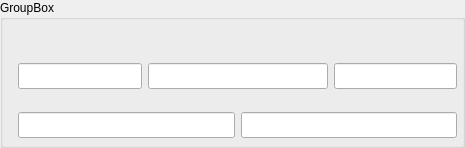
           <widget class="QGroupBox" name="groupBox">
            <property name="minimumSize">
             <size>
              <width>465</width>
              <height>148</height>
             </size>
            </property>
            <property name="maximumSize">
             <size>
              <width>16777215</width>
              <height>148</height>
             </size>
            </property>
            <property name="title">
             <string>GroupBox</string>
            </property>
            <property name="alignment">
             <set>Qt::AlignLeading|Qt::AlignLeft|Qt::AlignTop</set>
            </property>
            <layout class="QVBoxLayout" name="verticalLayout_3">
             <property name="spacing">
              <number>0</number>
             </property>
             <property name="leftMargin">
              <number>15</number>
             </property>
             <property name="topMargin">
              <number>10</number>
             </property>
             <property name="rightMargin">
              <number>0</number>
             </property>
             <property name="bottomMargin">
              <number>18</number>
             </property>
             <item>
              <widget class="QWidget" name="horizontalWidget_14" native="true">
               <property name="minimumSize">
                <size>
                 <width>0</width>
                 <height>60</height>
                </size>
               </property>
               <property name="maximumSize">
                <size>
                 <width>16777215</width>
                 <height>60</height>
                </size>
               </property>
               <layout class="QHBoxLayout" name="horizontalLayout_35">
                <property name="leftMargin">
                 <number>0</number>
                </property>
                <property name="rightMargin">
                 <number>5</number>
                </property>
                <item>
                 <layout class="QVBoxLayout" name="verticalLayout_31">
                  <item>
                   <layout class="QHBoxLayout" name="horizontalLayout_36">
                    <property name="spacing">
                     <number>0</number>
                    </property>
                    <property name="leftMargin">
                     <number>8</number>
                    </property>
                    <item>
                     <widget class="QLabel" name="drvNameLabel">
                      <property name="minimumSize">
                       <size>
                        <width>0</width>
                        <height>18</height>
                       </size>
                      </property>
                      <property name="maximumSize">
                       <size>
                        <width>16777215</width>
                        <height>18</height>
                       </size>
                      </property>
                      <property name="text">
                       <string/>
                      </property>
                     </widget>
                    </item>
                   </layout>
                  </item>
                  <item>
                   <widget class="QLineEdit" name="drvNameEdit">
                    <property name="minimumSize">
                     <size>
                      <width>117</width>
                      <height>26</height>
                     </size>
                    </property>
                    <property name="maximumSize">
                     <size>
                      <width>16777215</width>
                      <height>26</height>
                     </size>
                    </property>
                    <property name="readOnly">
                     <bool>true</bool>
                    </property>
                   </widget>
                  </item>
                 </layout>
                </item>
                <item>
                 <layout class="QVBoxLayout" name="verticalLayout_32">
                  <item>
                   <layout class="QHBoxLayout" name="horizontalLayout_37">
                    <property name="spacing">
                     <number>0</number>
                    </property>
                    <property name="leftMargin">
                     <number>8</number>
                    </property>
                    <item>
                     <widget class="QLabel" name="drvDivisionLabel">
                      <property name="minimumSize">
                       <size>
                        <width>0</width>
                        <height>18</height>
                       </size>
                      </property>
                      <property name="maximumSize">
                       <size>
                        <width>16777215</width>
                        <height>18</height>
                       </size>
                      </property>
                      <property name="text">
                       <string/>
                      </property>
                     </widget>
                    </item>
                   </layout>
                  </item>
                  <item>
                   <widget class="QLineEdit" name="drvDivisionEdit">
                    <property name="minimumSize">
                     <size>
                      <width>180</width>
                      <height>26</height>
                     </size>
                    </property>
                    <property name="maximumSize">
                     <size>
                      <width>16777215</width>
                      <height>26</height>
                     </size>
                    </property>
                    <property name="readOnly">
                     <bool>true</bool>
                    </property>
                   </widget>
                  </item>
                 </layout>
                </item>
                <item>
                 <layout class="QVBoxLayout" name="verticalLayout_33">
                  <item>
                   <layout class="QHBoxLayout" name="horizontalLayout_38">
                    <property name="spacing">
                     <number>0</number>
                    </property>
                    <property name="leftMargin">
                     <number>8</number>
                    </property>
                    <item>
                     <widget class="QLabel" name="drvDateLabel">
                      <property name="minimumSize">
                       <size>
                        <width>0</width>
                        <height>18</height>
                       </size>
                      </property>
                      <property name="maximumSize">
                       <size>
                        <width>16777215</width>
                        <height>18</height>
                       </size>
                      </property>
                      <property name="text">
                       <string/>
                      </property>
                     </widget>
                    </item>
                   </layout>
                  </item>
                  <item>
                   <widget class="QLineEdit" name="drvDateEdit">
                    <property name="minimumSize">
                     <size>
                      <width>114</width>
                      <height>26</height>
                     </size>
                    </property>
                    <property name="maximumSize">
                     <size>
                      <width>16777215</width>
                      <height>26</height>
                     </size>
                    </property>
                    <property name="readOnly">
                     <bool>true</bool>
                    </property>
                   </widget>
                  </item>
                 </layout>
                </item>
               </layout>
              </widget>
             </item>
             <item>
              <widget class="QWidget" name="horizontalWidget_7" native="true">
               <property name="minimumSize">
                <size>
                 <width>0</width>
                 <height>60</height>
                </size>
               </property>
               <property name="maximumSize">
                <size>
                 <width>16777215</width>
                 <height>60</height>
                </size>
               </property>
               <layout class="QHBoxLayout" name="horizontalLayout_8">
                <property name="leftMargin">
                 <number>0</number>
                </property>
                <property name="rightMargin">
                 <number>5</number>
                </property>
                <item>
                 <layout class="QVBoxLayout" name="verticalLayout_17">
                  <item>
                   <layout class="QHBoxLayout" name="horizontalLayout_17">
                    <property name="spacing">
                     <number>0</number>
                    </property>
                    <property name="leftMargin">
                     <number>8</number>
                    </property>
                    <item>
                     <widget class="QLabel" name="drvSNLabel">
                      <property name="minimumSize">
                       <size>
                        <width>0</width>
                        <height>18</height>
                       </size>
                      </property>
                      <property name="maximumSize">
                       <size>
                        <width>16777215</width>
                        <height>18</height>
                       </size>
                      </property>
                      <property name="text">
                       <string/>
                      </property>
                     </widget>
                    </item>
                   </layout>
                  </item>
                  <item>
                   <widget class="QLineEdit" name="drvSNEdit">
                    <property name="minimumSize">
                     <size>
                      <width>213</width>
                      <height>26</height>
                     </size>
                    </property>
                    <property name="maximumSize">
                     <size>
                      <width>16777215</width>
                      <height>26</height>
                     </size>
                    </property>
                    <property name="readOnly">
                     <bool>true</bool>
                    </property>
                   </widget>
                  </item>
                 </layout>
                </item>
                <item>
                 <layout class="QVBoxLayout" name="verticalLayout_18">
                  <item>
                   <layout class="QHBoxLayout" name="horizontalLayout_18">
                    <property name="spacing">
                     <number>0</number>
                    </property>
                    <property name="leftMargin">
                     <number>8</number>
                    </property>
                    <item>
                     <widget class="QLabel" name="drvAuthorLabel">
                      <property name="minimumSize">
                       <size>
                        <width>0</width>
                        <height>18</height>
                       </size>
                      </property>
                      <property name="maximumSize">
                       <size>
                        <width>16777215</width>
                        <height>18</height>
                       </size>
                      </property>
                      <property name="text">
                       <string/>
                      </property>
                     </widget>
                    </item>
                   </layout>
                  </item>
                  <item>
                   <widget class="QLineEdit" name="drvAuthorEdit">
                    <property name="minimumSize">
                     <size>
                      <width>213</width>
                      <height>26</height>
                     </size>
                    </property>
                    <property name="maximumSize">
                     <size>
                      <width>16777215</width>
                      <height>26</height>
                     </size>
                    </property>
                    <property name="readOnly">
                     <bool>true</bool>
                    </property>
                   </widget>
                  </item>
                 </layout>
                </item>
               </layout>
              </widget>
             </item>
            </layout>
           </widget>
